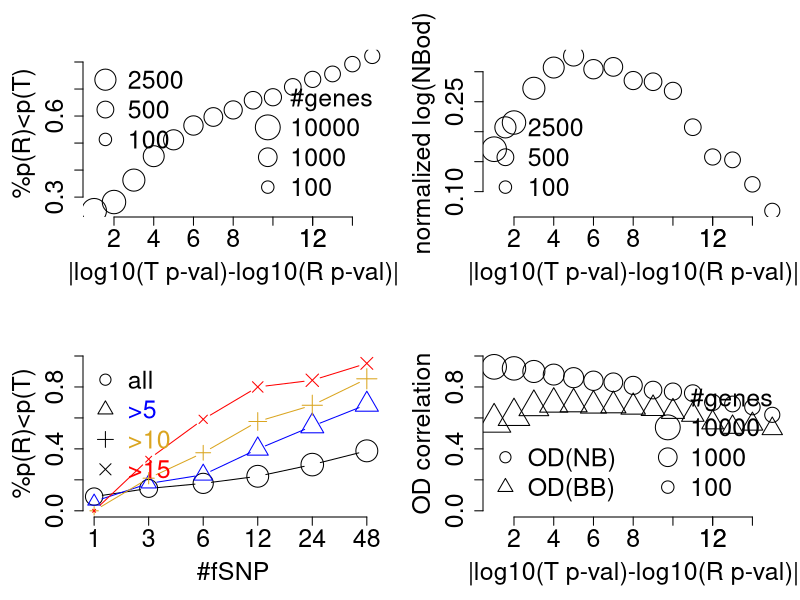
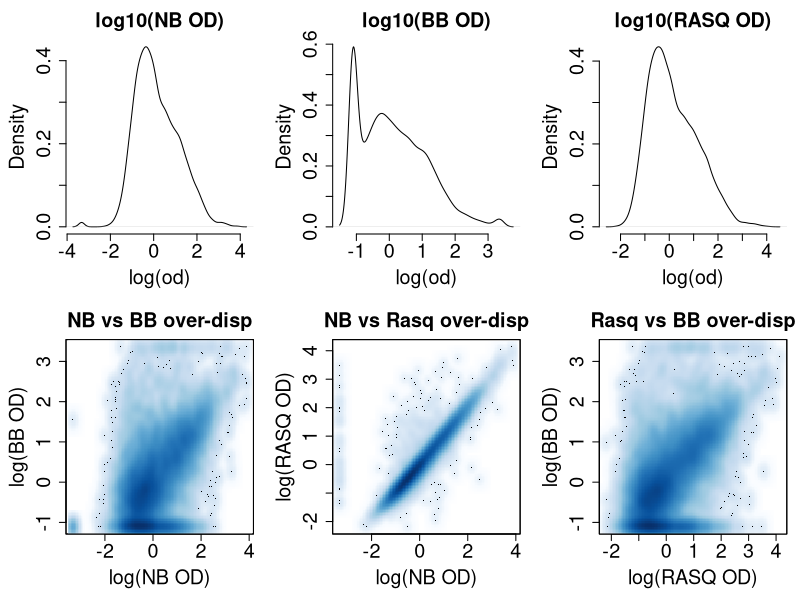
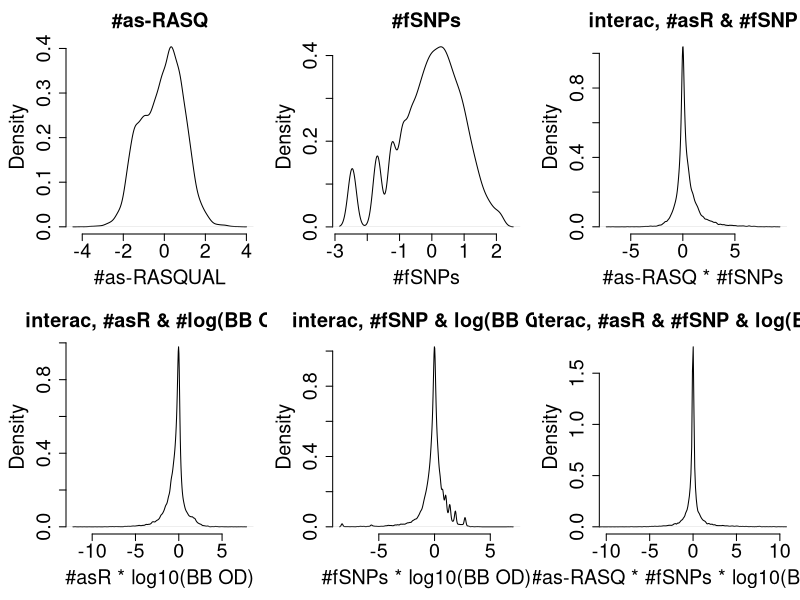
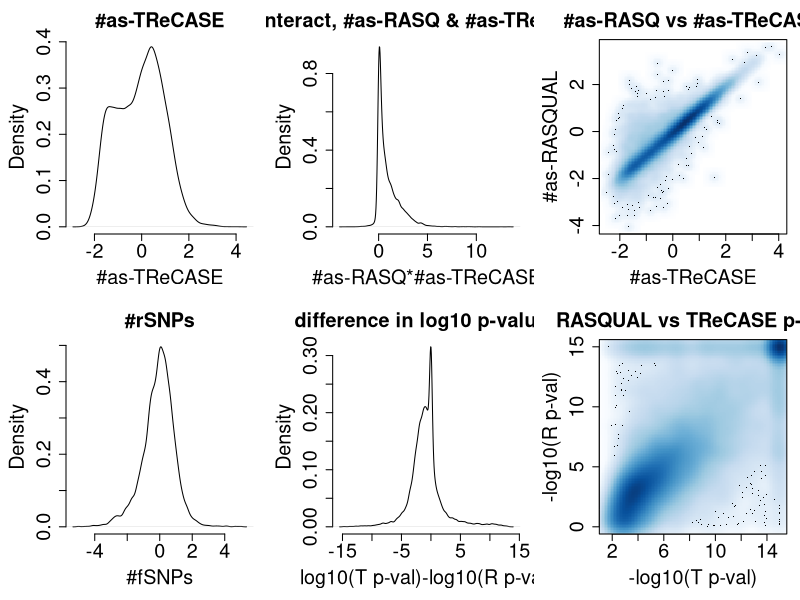
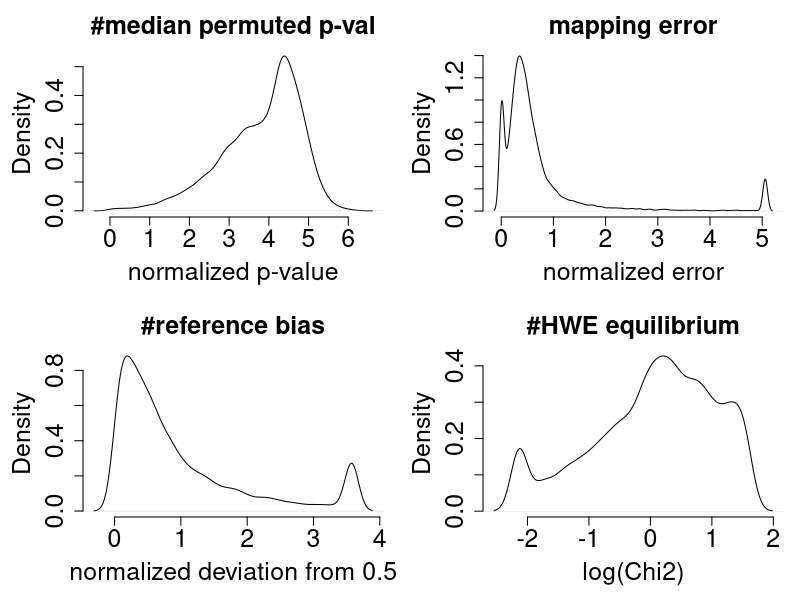
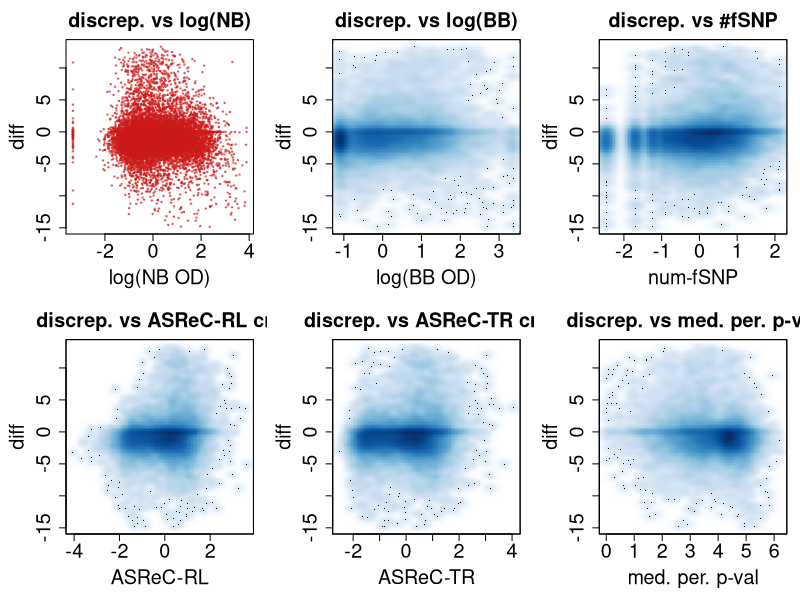

The R script that drew these images, in order:
## ---- chunk 1
rasq = read.csv("linear_model_cov.csv")
rasq = rasq[!is.na(rasq$pvalT),]
dim(rasq)
rasq[1:2,]

rasq$qvalR = 10^rasq$qval
rasq$qvalT[rasq$qvalT<1e-100] = 1e-100
rasq$qvalR[rasq$qvalR<1e-100] = 1e-100
rasq$pvalT[rasq$pvalT<1e-100] = 1e-100
rasq$pvalR[rasq$pvalR<1e-100] = 1e-100
dim(rasq)

#rasq$rnlt = -log10(rasq$qvalR)
#rasq$tnlt = -log10(rasq$qvalT)
rasq$rnlt = -log10(rasq$pvalR)
rasq$tnlt = -log10(rasq$pvalT)

cent = function(x){
  med = median(x)
  (x-med)
}
norm = function(x){
  sd = sd(x)
  x/sd
}

odNB = rasq$odNB; odNB[odNB<1e-3]=1e-3; odNB[odNB>8]=8; 
odBB = rasq$odBB; odBB[odBB<1e-3]=1e-3; odBB[odBB>8]=8
lodNB = cent(norm(log(odNB))); 
lodBB = cent(norm(log(odBB))); 
lodR = cent(norm(-log(rasq$OD)));



hiR = function(cuts, y){
   kp = abs(y)>cuts
   c(mean(y[kp]>0), sum(kp)) 
}
#show RASQUAL 
GfSNP = rasq$NfSNP
GfSNP[rasq$NfSNP>1]=3
GfSNP[rasq$NfSNP>2]=6
GfSNP[rasq$NfSNP>4]=12
GfSNP[rasq$NfSNP>8]=24
GfSNP[rasq$NfSNP>16]=48
cutoff = 25
rasq$rnlt[rasq$rnlt>cutoff] = cutoff
rasq$tnlt[rasq$tnlt>cutoff] = cutoff
y = rasq$rnlt-rasq$tnlt
z = y>0
kp0 = abs(y)>=0
kp1 = abs(y)>=1
kp5 = abs(y)>=5
kp10 = abs(y)>=10
kp15 = abs(y)>=15

ag0 = aggregate(z[kp0], by=list(GfSNP[kp0]), FUN=mean)
ag1 = aggregate(z[kp1], by=list(GfSNP[kp1]), FUN=mean)
ag5 = aggregate(z[kp5], by=list(GfSNP[kp5]), FUN=mean)
ag10 = aggregate(z[kp10], by=list(GfSNP[kp10]), FUN=mean)
ag15 = aggregate(z[kp15], by=list(GfSNP[kp15]), FUN=mean)

cg0 = aggregate(rep(1,sum(kp0)), by=list(GfSNP[kp0]), FUN=sum)
cg1 = aggregate(rep(1,sum(kp1)), by=list(GfSNP[kp1]), FUN=sum)
cg5 = aggregate(rep(1,sum(kp5)), by=list(GfSNP[kp5]), FUN=sum)
cg10 = aggregate(rep(1,sum(kp10)), by=list(GfSNP[kp10]), FUN=sum)
cg15 = aggregate(rep(1,sum(kp15)), by=list(GfSNP[kp15]), FUN=sum)
ind = 1:15
frR = sapply(ind, hiR, y=y)

numg = cors = cors2 = odnb = rep(0, length(ind))
for(i in ind){
  kpi = abs(y)>i
  numg[i] = sum(kpi)
  cors[i] = round((cor(lodR[kpi], lodNB[kpi])),2)
  cors2[i] = round((cor(lodR[kpi], lodBB[kpi])),2)
  odnb[i] = mean(lodNB[kpi])
}

## ---- chunk 2
cexes = 1.8
par(mfrow=c(2,2))
par(mar=c(5,5,3,1))

plot(ind, frR[1,], xlab="|log10(T p-val)-log10(R p-val)|", ylab="%p(R)<p(T)", 
main="", bty="n", cex.main=cexes, cex.lab=cexes, cex.axis=cexes, cex=log10(frR[2,]))
legend("bottomright", legend=c("#genes", 10^(4:2)), pt.cex=c(1, 4:2), 
       cex=cexes, bty="n", pch=c(NA, 1,1,1))
legend("topleft", legend=c(2500, 500, 100), pt.cex=log10(c(2500, 500, 100)), 
       cex=cexes, bty="n", pch=c(1,1,1))
axis(1, at=c(12), 12, cex.axis=cexes)

plot(ind, odnb, xlab="|log10(T p-val)-log10(R p-val)|", ylab="normalized log(NBod)", 
main="", bty="n", cex.main=cexes, cex.lab=cexes, cex.axis=cexes, cex=log10(frR[2,]))
legend("bottomleft", legend=c(2500, 500, 100), pt.cex=log10(c(2500, 500, 100)), 
       cex=cexes, bty="n", pch=c(1,1,1))
axis(1, at=c(12), 12, cex.axis=cexes)


x = 1:6
plot(x, ag0[,2], ylim=c(0,1), type="b", xlab="#fSNP", ylab="%p(R)<p(T)", 
      main="", bty="n", xaxt="n", cex=log10(cg0[,2]), 
      xlim=c(1,6.1), cex.main=cexes, cex.lab=cexes, cex.axis=cexes)
points(x, ag5[,2], col="blue", type="b", pch=2, cex=log10(cg5[,2]))
points(x, ag10[,2], col="goldenrod", type="b", pch=3, cex=log10(cg10[,2]))
points(x, ag15[,2], col="red", type="b", pch=4, cex=log10(cg15[,2]))
axis(1, at=x, ag0[,1], cex.lab=cexes, cex.axis=cexes)
legend("topleft", legend=c("all",">5", ">10", ">15"), 
text.col=c("black", "blue", "goldenrod", "red"), pch=c(1:4), bty="n", cex=cexes)


plot(ind, cors, cex=log10(numg), pch=1, bty="n", xlab="|log10(T p-val)-log10(R p-val)|", 
ylab="OD correlation", main="", cex.main=cexes, cex.lab=cexes, cex.axis=cexes, ylim=c(0,1))
points(ind, cors2, cex=log10(numg), pch=2)
axis(1, at=c(12), 12, cex.axis=cexes)
legend("bottomleft", c("OD(NB)", "OD(BB)"), bty="n", pch=c(1,2), cex=cexes)
legend("bottomright", legend=c("#genes", 10^(4:2)), 
       pt.cex=c(1, 4:2), cex=cexes, bty="n", pch=c(NA, 1,1,1))

## ---- chunk 3
#prepare covariates

#odNB = rasq$odNB; odNB[odNB<1e-3]=1e-3; odNB[odNB>8]=8; 
#odBB = rasq$odBB; odBB[odBB<1e-3]=1e-3; odBB[odBB>8]=8
#odBBf = odBB==1e-3
#nodNB = cent(norm(odNB))
#nodBB = cent(norm(odBB))
#nodNBB = nodNB*nodBB

NfSNP = rasq$NfSNP;
NfSNP[rasq$NfSNP>=60] = 60;
NfSNP = log(NfSNP)
NfSNP = cent(norm(NfSNP))

NrSNP = rasq$NrSNP;
NrSNP = log(NrSNP)
NrSNP = cent(norm(NrSNP))
NrSNP[NrSNP< -5] = -5
NrSNP[NrSNP> +5] =  5
#hist(NrSNP)

af = rasq$AF
af = norm(af)

hwec2 = rasq$HWEChisq; hwec2[hwec2<1e-2]=1e-2; hwec2[hwec2>30]=30;hwec2=log(hwec2)
hwec2 = norm(hwec2)

derr = rasq$DeltaErr; derr[derr<1e-10]=1e-10; derr[derr>0.01]=0.01
derr = norm(derr)
phib = abs(rasq$PhiBias-.5); phib[phib>.1]=.1
phib = norm(phib)

asT = rasq$asT
asT = cent(norm(log(asT)))

asR = cent(norm(log(rasq$asR)))

cutoff = 15
rasq$rnlt[rasq$rnlt>cutoff] = cutoff
rasq$tnlt[rasq$tnlt>cutoff] = cutoff
y = rasq$rnlt-rasq$tnlt


mpp = rasq$mpp
mpp[mpp<1e-5] = 1e-5
mpp = norm(mpp)

#interactions
i12 = asR*NfSNP
i13 = asR*lodBB
i23 = NfSNP*lodBB
i123 = asR*lodBB*NfSNP
#i123[i123< -10] = -10
#i123[i123>  10] = 10
ia14 = asT*asR
## ---- chunk 4
par(mfrow=c(2,3))
par(mar=c(5,5,3,1))

plot(density(lodNB), bty="n", main="log10(NB OD)", xlab="log(od)", cex.main=cexes, cex.lab=cexes, cex.axis=cexes)
plot(density(lodBB), bty="n", main="log10(BB OD)", xlab="log(od)", cex.main=cexes, cex.lab=cexes, cex.axis=cexes)
plot(density(lodR), bty="n", main="log10(RASQ OD)", xlab="log(od)", cex.main=cexes, cex.lab=cexes, cex.axis=cexes)
smoothScatter(lodNB, lodBB, main="NB vs BB over-disp", xlab="log(NB OD)", ylab="log(BB OD)", cex.main=cexes, cex.lab=cexes, cex.axis=cexes)
smoothScatter(lodNB, lodR, main="NB vs Rasq over-disp", xlab="log(NB OD)", ylab="log(RASQ OD)", cex.main=cexes, cex.lab=cexes, cex.axis=cexes)
smoothScatter(lodR, lodBB, main="Rasq vs BB over-disp", xlab="log(RASQ OD)", ylab="log(BB OD)", cex.main=cexes, cex.lab=cexes, cex.axis=cexes)


## ---- chunk 5
par(mfrow=c(2,3))
par(mar=c(5,5,3,1))

plot(density(asR), bty="n", main="#as-RASQ", xlab="#as-RASQUAL", cex.main=cexes, cex.lab=cexes, cex.axis=cexes)
plot(density(NfSNP), bty="n", main="#fSNPs", xlab="#fSNPs", cex.main=cexes, cex.lab=cexes, cex.axis=cexes)
#plot(density(NrSNP), bty="n", main="#rSNPs", xlab="#fSNPs", cex.main=cexes, cex.lab=cexes, cex.axis=cexes)
plot(density(i12), bty="n", main="interac, #asR & #fSNP", 
     xlab="#as-RASQ * #fSNPs", cex.main=cexes, cex.lab=cexes, cex.axis=cexes)
plot(density(i13), bty="n", main="interac, #asR & #log(BB OD)", 
     xlab="#asR * log10(BB OD)", cex.main=cexes, cex.lab=cexes, cex.axis=cexes)
plot(density(i23), bty="n", main="interac, #fSNP & log(BB OD)", 
     xlab="#fSNPs * log10(BB OD)", cex.main=cexes, cex.lab=cexes, cex.axis=cexes)
plot(density(i123), bty="n", main="interac, #asR & #fSNP & log(BB OD0", xlim=c(-10,10),
     xlab="#as-RASQ * #fSNPs * log10(BB OD)", , cex.main=cexes, cex.lab=cexes, cex.axis=cexes)

## ---- chunk 6
par(mfrow=c(2,3))
par(mar=c(5,5,3,1))

plot(density(asT), bty="n", main="#as-TReCASE", 
     xlab="#as-TReCASE", cex.main=cexes, cex.lab=cexes, cex.axis=cexes)
plot(density(ia14), bty="n", main="interact, #as-RASQ & #as-TReCASE", 
     xlab="#as-RASQ*#as-TReCASE", cex.main=cexes, cex.lab=cexes, cex.axis=cexes)
smoothScatter(asT, asR, bty="n", main="#as-RASQ vs #as-TReCASE", 
              xlab="#as-TReCASE", ylab="#as-RASQUAL", cex.main=cexes, cex.lab=cexes, cex.axis=cexes)

plot(density(NrSNP), bty="n", main="#rSNPs", 
     xlab="#fSNPs", cex.main=cexes, cex.lab=cexes, cex.axis=cexes)
plot(density(y), bty="n", main="difference in log10 p-values", 
     xlab="log10(T p-val)-log10(R p-val)", cex.main=cexes, cex.lab=cexes, cex.axis=cexes)
smoothScatter(rasq$tnlt, rasq$rnlt, bty="n", main="RASQUAL vs TReCASE p-val", 
              xlab="-log10(T p-val)", ylab="-log10(R p-val)", cex.main=cexes, cex.lab=cexes, cex.axis=cexes)
#rasq$rnlt-rasq$tnlt") - negative implies TReCASE is more significant

## ---- chunk 7
par(mfrow=c(2,2))
par(mar=c(5,5,3,1))
plot(density(mpp), bty="n", main="#median permuted p-val", 
     xlab="normalized p-value", cex.main=cexes, cex.lab=cexes, cex.axis=cexes)
plot(density(derr), bty="n", main="mapping error", 
     xlab="normalized error", cex.main=cexes, cex.lab=cexes, cex.axis=cexes)
plot(density(phib), bty="n", main="#reference bias", 
     xlab="normalized deviation from 0.5", cex.main=cexes, cex.lab=cexes, cex.axis=cexes)
plot(density(hwec2), bty="n", main="#HWE equilibrium", 
     xlab="log(Chi2)", cex.main=cexes, cex.lab=cexes, cex.axis=cexes)
## ---- chunk 8
par(mfrow=c(2,3))
par(mar=c(5,5,3,1))

plot(lodNB, y, main="discrep. vs log(NB)", ylab="diff", cex=0.5, 
     col=rgb(0.8,0.1,0.1,0.5), xlab="log(NB OD)", cex.main=cexes, 
     cex.lab=cexes, cex.axis=cexes, pch=20)
smoothScatter(lodBB, y, main="discrep. vs log(BB)", ylab="diff", 
              xlab="log(BB OD)", cex.main=cexes, cex.lab=cexes, cex.axis=cexes)
smoothScatter(NfSNP, y, main="discrep. vs #fSNP", ylab="diff", 
              xlab="num-fSNP", cex.main=cexes, cex.lab=cexes, cex.axis=cexes)
smoothScatter(asR, y, main="discrep. vs ASReC-RL cnt", ylab="diff", 
              xlab="ASReC-RL", cex.main=cexes, cex.lab=cexes,cex.axis=cexes)
smoothScatter(asT, y, main="discrep. vs ASReC-TR cnt", ylab="diff", 
              xlab="ASReC-TR", cex.main=cexes, cex.lab=cexes, cex.axis=cexes)
smoothScatter(mpp, y, main="discrep. vs med. per. p-val", ylab="diff", 
              xlab="med. per. p-val", cex.main=cexes, cex.lab=cexes, cex.axis=cexes)

## ---- chunk 9
#a function to fit model on a subset of genes

subset_fit = function(kp, digits=3){
  nms = c("log(OD_BB)", "ASReC_R", "n-fSNP", "ASReC_R:n-SNP", "ASReC_R:log(OD_BB)",
   "n-fSNP:log(OD_BB)", "ASReC_R:n-fSNP:log(OD_BB)", "n-rSNP", "log(OD_NB)",
   "ASReC_T", "ASReC_T:ASReC_R", "AF", "Chi2-HWEC", "Map.Err", "Ref.Bias", "Med(perm-p)") 
  lm.2 = lm(y[kp]~lodBB[kp]+asR[kp]+NfSNP[kp]
             +i12[kp]+i13[kp]+i23[kp]+i123[kp]
             +NrSNP[kp]+lodNB[kp]+asT[kp]+ia14[kp]
             +af[kp]+hwec2[kp]+derr[kp]+phib[kp]+mpp[kp])
  names(lm.2$coefficients)[-1] = nms
  
  
  
  library(car)
  an.1 = anova(lm.2)
  tss = sum(an.1[,2])
  an.3 = Anova(lm.2, type="3")
  ano3 = cbind(round(100*an.3[,1]/tss,digits-2), format(an.3[,4], scientific=T, digits=digits-1))[-1,]
  
  
  lm.m0 = lm(y[kp]~1)
  lm.m1 = lm(y[kp]~lodBB[kp])
  lm.m2 = lm(y[kp]~asR[kp])
  lm.m3 = lm(y[kp]~NfSNP[kp])
  lm.m4 = lm(y[kp]~i12[kp])
  lm.m5 = lm(y[kp]~i13[kp])
  lm.m6 = lm(y[kp]~i23[kp])
  lm.m7 = lm(y[kp]~i123[kp])
  lm.m8 = lm(y[kp]~NrSNP[kp])
  lm.m9 = lm(y[kp]~lodNB[kp])
  lm.m10 = lm(y[kp]~asT[kp])
  lm.m11 = lm(y[kp]~ia14[kp])
  
  lm.m12 = lm(y[kp]~af[kp])
  lm.m13 = lm(y[kp]~hwec2[kp])
  lm.m14 = lm(y[kp]~derr[kp])
  lm.m15 = lm(y[kp]~phib[kp])
  lm.m16 = lm(y[kp]~mpp[kp])
  
  mr2 = 
  c(round(summary(lm.m0)$r.squared*100,digits-2), lm.m0$coef[1], summary(lm.m0)$coefficients[1,4],
  round(summary(lm.m1)$r.squared*100,digits-2), lm.m1$coef[2], summary(lm.m1)$coefficients[2,4],
  round(summary(lm.m2)$r.squared*100,digits-2), lm.m2$coef[2], summary(lm.m2)$coefficients[2,4],
  round(summary(lm.m3)$r.squared*100,digits-2), lm.m3$coef[2], summary(lm.m3)$coefficients[2,4],
  round(summary(lm.m4)$r.squared*100,digits-2), lm.m4$coef[2], summary(lm.m4)$coefficients[2,4],
  round(summary(lm.m5)$r.squared*100,digits-2), lm.m5$coef[2], summary(lm.m5)$coefficients[2,4],
  round(summary(lm.m6)$r.squared*100,digits-2), lm.m6$coef[2], summary(lm.m6)$coefficients[2,4],
  round(summary(lm.m7)$r.squared*100,digits-2), lm.m7$coef[2], summary(lm.m7)$coefficients[2,4],
  round(summary(lm.m8)$r.squared*100,digits-2), lm.m8$coef[2], summary(lm.m8)$coefficients[2,4],
  round(summary(lm.m9)$r.squared*100,digits-2), lm.m9$coef[2], summary(lm.m9)$coefficients[2,4],
  round(summary(lm.m10)$r.squared*100,digits-2), lm.m10$coef[2], summary(lm.m10)$coefficients[2,4],
  round(summary(lm.m11)$r.squared*100,digits-2), lm.m11$coef[2], summary(lm.m11)$coefficients[2,4],
  round(summary(lm.m12)$r.squared*100,digits-2), lm.m12$coef[2], summary(lm.m12)$coefficients[2,4],
  round(summary(lm.m13)$r.squared*100,digits-2), lm.m13$coef[2], summary(lm.m13)$coefficients[2,4],
  round(summary(lm.m14)$r.squared*100,digits-2), lm.m14$coef[2], summary(lm.m14)$coefficients[2,4],
  round(summary(lm.m15)$r.squared*100,digits-2), lm.m15$coef[2], summary(lm.m15)$coefficients[2,4],
  round(summary(lm.m16)$r.squared*100,digits-2), lm.m16$coef[2], summary(lm.m16)$coefficients[2,4])
  mr2 = t(matrix(mr2, nrow=3))
  
  tab = summary(lm.2)$coef
  tab[,1] = round(tab[,1],digits)
  tab[,2] = round(tab[,2],digits)
  tab = tab[,-3]
  tab = cbind(tab, mr2[,2], mr2[,3])
  tab[,3] = format(as.numeric(tab[,3]), scientific=T, digits=2)
  tab[,4] = round(as.numeric(tab[,4]), digits)
  tab[,5] = format(as.numeric(tab[,5]), scientific=T, digits=2)
  colnames(tab) = c("Est", "SE", "P-val", "Marg.Est", "Marg.P")
  #tab
  
  ano = an.1
  ano[,3] = round(100*ano[,2]/tss,digits-2)
  ano[,5] = format(ano[,5], scientific=T, digits=2)
  ano[,2] = round(ano[,2])
  ano = cbind(ano[,-c(1,4)], ano3)
  ano = ano[-17,]
  ano = cbind(ano, mr2[-1,1])
  rownames(ano) = names(lm.2$coefficients)[-1]
  colnames(ano)=c("SumSq", "Typ1per", "T1P-val", "Typ3per", "T3P-val", "Marg.R")
  #ano
  list(tab=tab, ano=ano, r2=summary(lm.2)$r.squared)
}


## ---- chunk 10
#with several cutoffs
#kp = abs(y)>=(cutoff-5)
cutsub = 0
kp = abs(y)>=cutsub
sum(kp)
resA = subset_fit(kp, digits=3)

resA$tab
resA$ano
resA$r2

write.csv(resA$ano, sprintf("anova_cut%s.csv", cutsub), quote=F)
write.csv(resA$tab, sprintf("model_cut%s.csv", cutsub), quote=F)

## ---- chunk 11
cutsub = 5
kp = abs(y)>=cutsub
sum(kp)
resA = subset_fit(kp)

resA$tab
resA$ano
resA$r2

write.csv(resA$ano, sprintf("anova_cut%s.csv", cutsub), quote=F)
write.csv(resA$tab, sprintf("model_cut%s.csv", cutsub), quote=F)

## ---- chunk 12
cutsub = cutoff-5
kp = abs(y)>=cutsub
sum(kp)
resA = subset_fit(kp)

resA$tab
resA$ano
resA$r2

write.csv(resA$ano, sprintf("anova_cut%s.csv", cutsub), quote=F)
write.csv(resA$tab, sprintf("model_cut%s.csv", cutsub), quote=F)

## ---- chunk 13
cutsub = 10
kp = abs(y)<cutsub
sum(kp)
resA = subset_fit(kp)

resA$tab
resA$ano
resA$r2

write.csv(resA$ano, sprintf("anova_less%s.csv", cutsub), quote=F)
write.csv(resA$tab, sprintf("model_less%s.csv", cutsub), quote=F)
## ---- chunk 14
cutsub = 5
kp = abs(y)<cutsub
sum(kp)
resA = subset_fit(kp)

resA$tab
resA$ano
resA$r2

write.csv(resA$ano, sprintf("anova_less%s.csv", cutsub), quote=F)
write.csv(resA$tab, sprintf("model_less%s.csv", cutsub), quote=F)

## ---- chunk 15
kp = abs(y)>5
lm.r = lm(lodR[kp]~lodBB[kp]+lodNB[kp]+lodBB[kp]:lodNB[kp])
odr = lm.r$residuals
lm.3 = lm(y[kp]~lodBB[kp]+asR[kp]+NfSNP[kp]
             +i12[kp]+i13[kp]+i23[kp]+i123[kp]
             +NrSNP[kp]+lodNB[kp]+asT[kp]+ia14[kp]+odr
             +af[kp]+hwec2[kp]+derr[kp]+phib[kp]+mpp[kp])
summary(lm.3)
anova(lm.r)
anova(lm.3)
